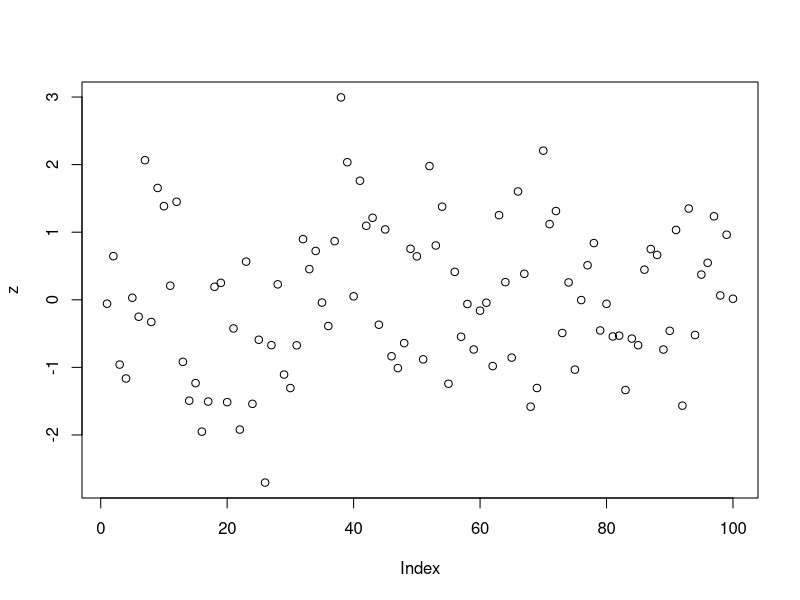
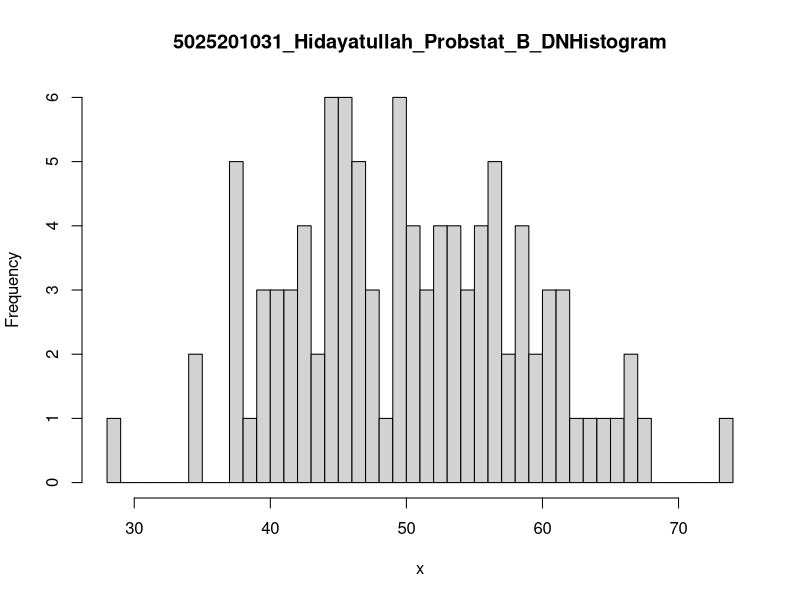

R code for these plots, in order:
# No6
n = 100
mean = 50
sd = 8

# 6a
x = rnorm(n, mean, sd)
z = (x-mean)/sd
plot(z)

rerata = mean(x)
x1 = floor(rerata)
print(rerata)
print(paste('X1 = ', x1))
print(paste('X2 = ', x1+1))

# 6b
hist(x, breaks = 50, main = "5025201031_Hidayatullah_Probstat_B_DNHistogram")

# 6c
# Varians
sigma.sq = var(x)
sigma.sq
# [1] 59.20438

sigma.sq = sd^2
sigma.sq
# [1] 64
